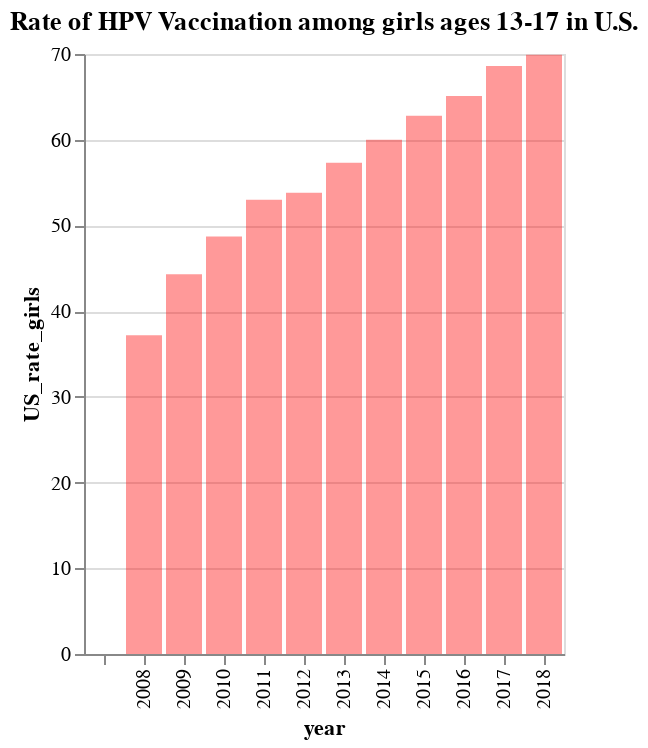

Notebook code for this chart:
### Code cell
alt.Chart(year).mark_bar().encode(
    x = 'year',
    y = alt.Y('US_rate_girls:Q', sort="-x"),
).configure_mark(
    opacity=0.4,
    color='red'
).properties(title ='Rate of HPV Vaccination among girls ages 13-17 in U.S.')

### Figure 1 — Vega-Lite specification as saved in the notebook (floating-point values rounded to 4 significant figures)
{"config": {"view": {"continuousWidth": 400, "continuousHeight": 300}, "mark": {"color": "red", "opacity": 0.4}}, "data": {"name": "data-67be2015b380608b90f5bdcb28fa7ecc"}, "mark": "bar", "encoding": {"x": {"type": "nominal", "field": "year"}, "y": {"type": "quantitative", "field": "US_rate_girls", "sort": "-x"}}, "title": "Rate of HPV Vaccination among girls ages 13-17 in U.S.", "$schema": "https://vega.github.io/schema/vega-lite/v4.8.1.json", "datasets": {"data-67be2015b380608b90f5bdcb28fa7ecc": [{"year": 2008.0, "missouri_rate_girls": 31.6, "missouri_rate_boys": "", "US_rate_girls": 37.2, "US_rate_boys": ""}, {"year": 2009.0, "missouri_rate_girls": 32.7, "missouri_rate_boys": "", "US_rate_girls": 44.3, "US_rate_boys": ""}, {"year": 2010.0, "missouri_rate_girls": 41.4, "missouri_rate_boys": "", "US_rate_girls": 48.7, "US_rate_boys": 1.4}, {"year": 2011.0, "missouri_rate_girls": 49.5, "missouri_rate_boys": "", "US_rate_girls": 53.0, "US_rate_boys": 8.3}, {"year": 2012.0, "missouri_rate_girls": 51.6, "missouri_rate_boys": "", "US_rate_girls": 53.8, "US_rate_boys": 45.1}, {"year": 2013.0, "missouri_rate_girls": 46.1, "missouri_rate_boys": 20.5, "US_rate_girls": 57.3, "US_rate_boys": 34.6}, {"year": 2014.0, "missouri_rate_girls": 47.5, "missouri_rate_boys": 27.9, "US_rate_girls": 60.0, "US_rate_boys": 41.7}, {"year": 2015.0, "missouri_rate_girls": 59.3, "missouri_rate_boys": 44.7, "US_rate_girls": 62.8, "US_rate_boys": 49.8}, {"year": 2016.0, "missouri_rate_girls": 55.0, "missouri_rate_boys": 48.3, "US_rate_girls": 65.1, "US_rate_boys": 56.0}, {"year": 2017.0, "missouri_rate_girls": 62.7, "missouri_rate_boys": 53.1, "US_rate_girls": 68.6, "US_rate_boys": 62.6}, {"year": 2018.0, "missouri_rate_girls": 67.0, "missouri_rate_boys": 56.4, "US_rate_girls": 69.9, "US_rate_boys": 66.3}, {"year": "", "missouri_rate_girls": "", "missouri_rate_boys": "", "US_rate_girls": "", "US_rate_boys": ""}]}}
